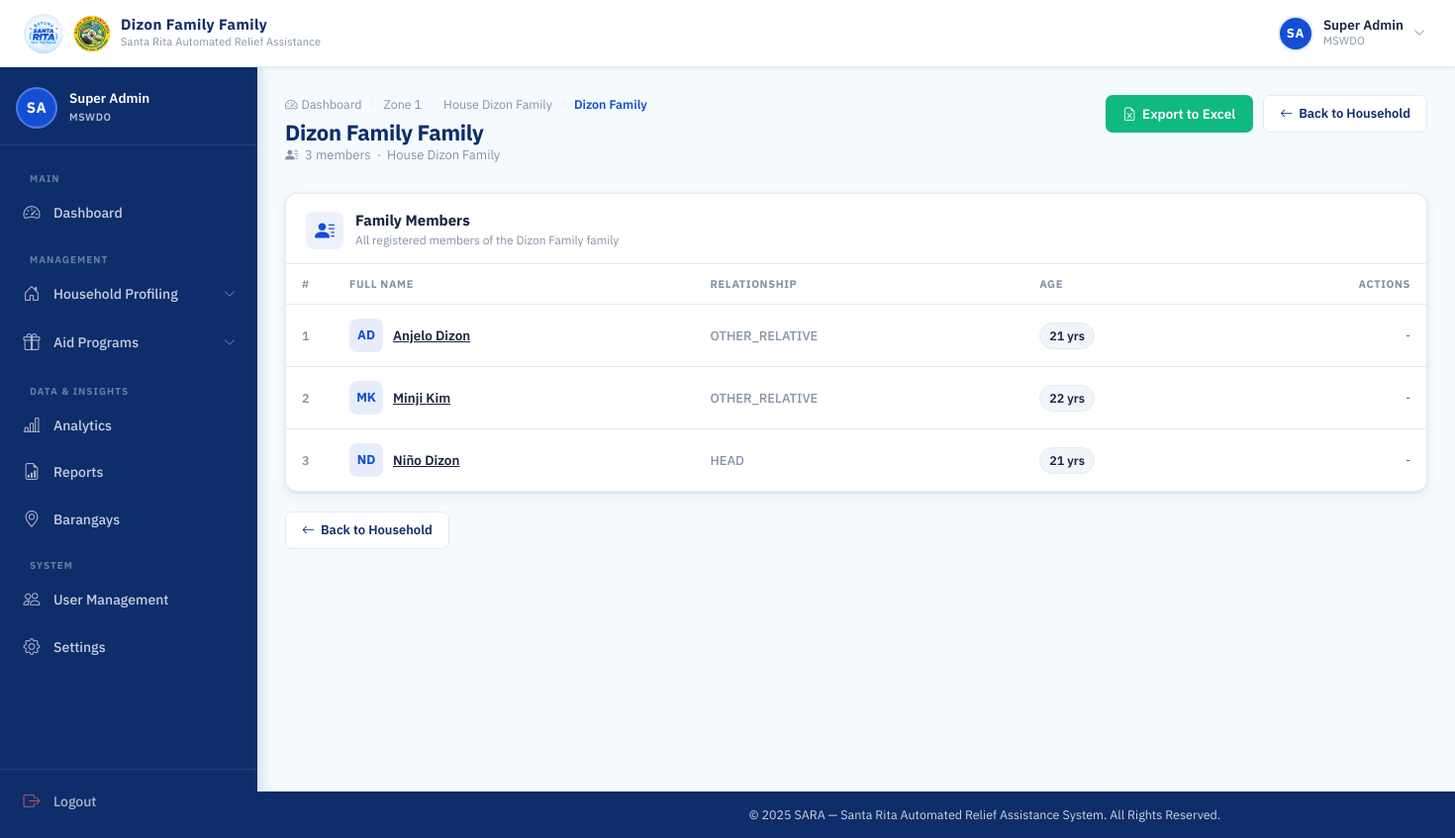
The app's page /barangay/families/90/ (signed in), older data.
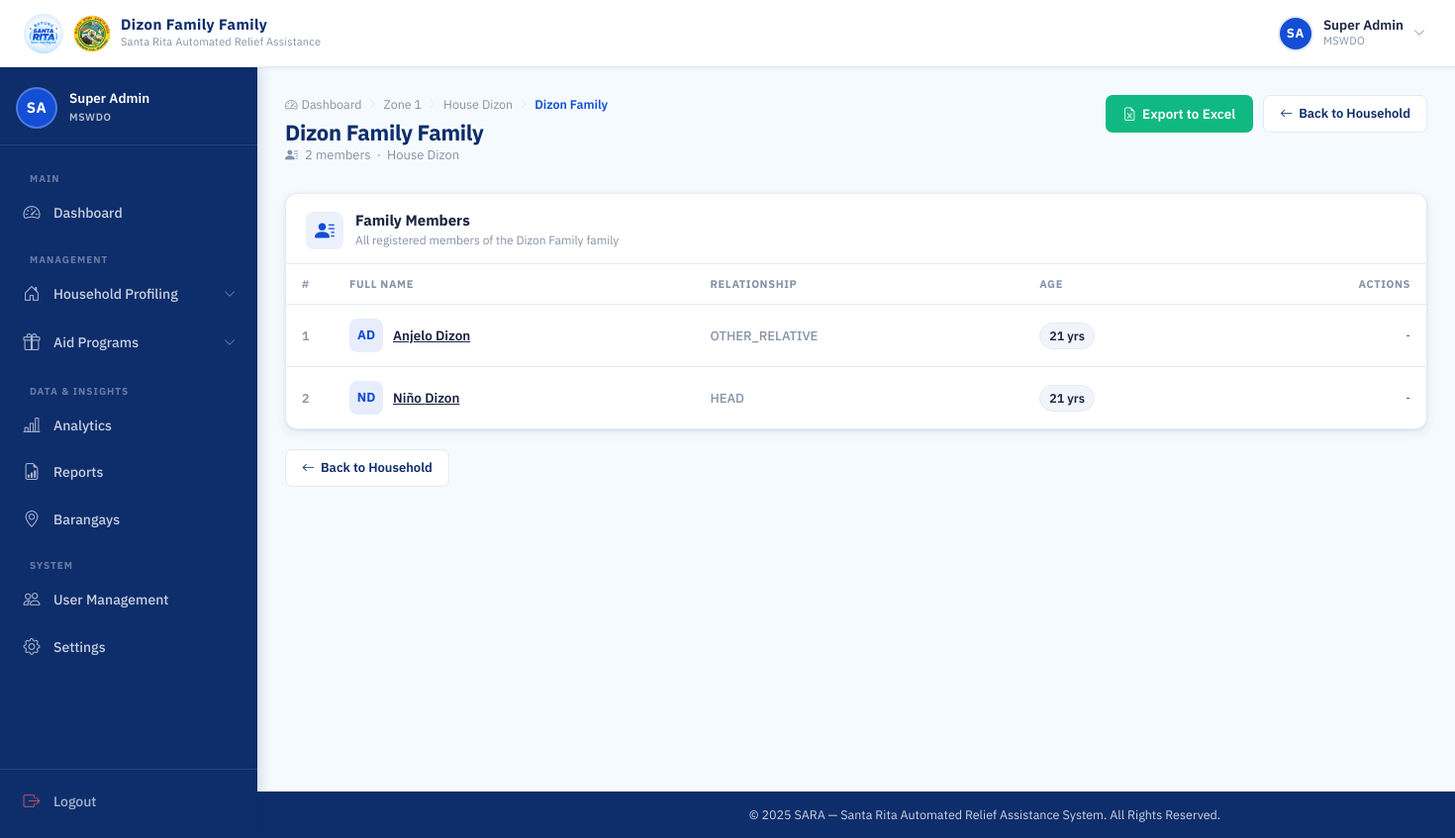
The same page, newer data.
### households/models.py (models this page shows, shortened)
class Family(models.Model):
    household = models.ForeignKey(Household, on_delete=models.CASCADE, related_name='families')
    family_name = models.CharField(max_length=100)
    rfid_uid = models.CharField(
        max_length=50,
        unique=True,
        null=True,
        blank=True
    )
    is_active = models.BooleanField(default=True)
    is_archived = models.BooleanField(default=False)
    archived_at = models.DateTimeField(null=True, blank=True)
    archived_by = models.ForeignKey(settings.AUTH_USER_MODEL, on_delete=models.SET_NULL, null=True, blank=True, related_name='+')

class Household(models.Model):
    barangay = models.ForeignKey(Barangay, on_delete=models.CASCADE, related_name='households')
    zone = models.ForeignKey(Zone, on_delete=models.CASCADE, related_name='households')
    LAND_USE_CHOICES = (
        ('RESIDENTIAL', 'Residential'),
        ('AGRICULTURAL', 'Agricultural'),
        ('COMMERCIAL', 'Commercial'),
        ('INDUSTRIAL', 'Industrial'),
        ('INSTITUTIONAL', 'Institutional'),
        ('FISHING', 'Fishing'),
    )
    HAZARD_CHOICES = (
        ('NONE', 'No Hazard'),
        ('FLOOD', 'Flood'),
        ('LANDSLIDE', 'Landslide'),
        ('FIRE', 'Fire'),
        ('EARTHQUAKE', 'Earthquake/Fault'),
        ('RIVERBANK_EROSION', 'Riverbank Erosion'),
        ('OTHER', 'Other'),
    )
    house_number = models.CharField(max_length=50)
    land_use = models.CharField(max_length=20, choices=LAND_USE_CHOICES)
    hazard_exposure = models.CharField(max_length=20, choices=HAZARD_CHOICES)
    flood_depth = models.CharField(max_length=50, blank=True)
    flood_frequency = models.CharField(max_length=50, blank=True)
    hazard_other_description = models.CharField(max_length=255, blank=True)
    accessibility = models.CharField(max_length=255, blank=True)
    location_notes = models.CharField(max_length=255, blank=True)
    latitude = models.DecimalField(max_digits=9, decimal_places=6, null=True, blank=True)
    longitude = models.DecimalField(max_digits=9, decimal_places=6, null=True, blank=True)

class FamilyMember(models.Model):
    family = models.ForeignKey(
        Family,
        on_delete=models.CASCADE,
        related_name='members'
    )
    first_name = models.CharField(max_length=100)
    middle_name = models.CharField(max_length=100, blank=True, null=True)
    last_name = models.CharField(max_length=100)
    suffix = models.CharField(max_length=20, blank=True, null=True)
    relationship = models.CharField(max_length=20, choices=RELATIONSHIP_CHOICES)
    birthdate = models.DateField(null=True, blank=True)
    birthplace = models.CharField(max_length=150, blank=True, null=True)
    sex = models.CharField(max_length=1, choices=SEX_CHOICES, blank=True, null=True)
    civil_status = models.CharField(max_length=50, choices=CIVIL_STATUS_CHOICES, blank=True, null=True)
    government_id_type = models.CharField(
        max_length=20, choices=GOVERNMENT_ID_CHOICES,
        blank=True, default='PHILSYS'
    )
    government_id_number = models.CharField(max_length=50, blank=True, null=True)
    religion = models.CharField(max_length=100, blank=True, null=True)
    citizenship = models.CharField(max_length=50, default='Filipino', blank=True, null=True)
    occupation = models.CharField(max_length=150, blank=True, null=True)
    contact_number = models.CharField(
        max_length=13,
        blank=True,
        null=True,
        validators=[
            RegexValidator(
                regex=r'^(09|\+639)\d{9}$',
                message="Phone number must be entered in the format: '09XXXXXXXXX' or '+639XXXXXXXXX'."
            )
        ]
    )
    email = models.EmailField(blank=True, null=True)
    monthly_income = models.DecimalField(max_digits=10, decimal_places=2, default=0)
    educational_attainment = models.CharField(max_length=50, choices=EDUCATIONAL_ATTAINMENT_CHOICES, blank=True, null=True)
    education_status = models.CharField(max_length=50, choices=EDUCATION_STATUS_CHOICES, blank=True, null=True)
    is_pwd = models.BooleanField(default=False)
    is_solo_parent = models.BooleanField(default=False)
    is_senior_citizen = models.BooleanField(default=False)
    is_indigenous = models.BooleanField(default=False)
    is_out_of_school_youth = models.BooleanField(default=False)
    is_out_of_school_children = models.BooleanField(default=False)
    profile_image = models.ImageField(upload_to=resident_profile_image_path, blank=True, null=True)
    @property
    def age(self):
        if self.birthdate:
            today = datetime.date.today()
            return today.year - self.birthdate.year - ((today.month, today.day) < (self.birthdate.month, self.birthdate.day))
        return None

class Zone(models.Model):
    barangay = models.ForeignKey(Barangay, on_delete=models.CASCADE, related_name='zones')
    name = models.CharField(max_length=50)

### households/views.py (the view)
# urls.py: path('barangay/families/<int:family_id>/', views.family_detail, name='family_detail'),
@login_required
@session_protected
def family_detail(request, family_id):
    if request.user.role not in ('BARANGAY', 'MSWDO', 'MSWDO_STAFF'):
        return HttpResponseForbidden("Access Denied")
    if request.user.role == 'BARANGAY':
        family = get_object_or_404(
            Family.objects.select_related(
                'household', 'household__zone', 'household__barangay'
            ),
            id=family_id,
            household__barangay=request.user.barangay
        )
    else:
        family = get_object_or_404(
            Family.objects.select_related(
                'household', 'household__zone', 'household__barangay'
            ),
            id=family_id
        )
    members = family.members.all().order_by('first_name', 'last_name')
    return render(request, 'households/family_detail.html', {
        'family': family,
        'members': members
    })

### accounts/context_processors.py (called while the page is built)
def auth_required(request):
    return {
        'requires_auth': request.user.is_authenticated
    }

### households/templates/households/family_detail.html (shortened to what the changed rows need)
{% extends 'base.html' %}
{% load static %}
{% block navbar_title %}{{ family.family_name }} Family{% endblock %}
{% block css %}
<link rel="stylesheet" href="{% static 'css/mswdo_dashboard.css' %}">
<link rel="stylesheet" href="{% static 'css/barangay_accounts.css' %}">
<link rel="stylesheet" href="{% static 'css/barangay_list.css' %}">
<link rel="stylesheet" href="{% static 'css/households.css' %}">
<link rel="stylesheet" href="{% static 'css/scan_rfid.css' %}">
{% endblock %}
{% block content %}
<div class="dash-page-header">
  <div>
    <div class="page-breadcrumb">
      <a href="{% if user.role == 'MSWDO_STAFF' %}{% url 'staff_dashboard' %}{% elif user.role == 'MSWDO' %}{% url 'mswdo_dashboard' %}{% else %}{% url 'barangay_dashboard' %}{% endif %}" class="breadcrumb-link">
        <i class="bi bi-speedometer2"></i> Dashboard
      </a>
      <i class="bi bi-chevron-right breadcrumb-sep"></i>
      <a href="{% if user.role == 'BARANGAY' %}{% url 'zone_detail' family.household.zone.id %}{% else %}{% url 'zone_households' family.household.zone.id %}{% endif %}" class="breadcrumb-link">{{ family.household.zone.name }}</a>
      <i class="bi bi-chevron-right breadcrumb-sep"></i>
      <a href="{% if user.role == 'BARANGAY' %}{% url 'household_detail' family.household.id %}{% else %}{% url 'household_info' family.household.id %}{% endif %}" class="breadcrumb-link">House {{ family.household.house_number }}</a>
      <i class="bi bi-chevron-right breadcrumb-sep"></i>
      <span class="breadcrumb-current">{{ family.family_name }}</span>
    </div>
    <div class="d-flex align-items-center gap-2">
      <h1 class="dash-page-title mb-0">
        {{ family.family_name }} Family
      </h1>
    </div>
    <p class="dash-page-sub">
      <i class="bi bi-person-lines-fill me-1"></i>
      {{ members|length }} member{{ members|length|pluralize }}
      &nbsp;·&nbsp; House {{ family.household.house_number }}
    </p>
  </div>
</div>
<div class="dash-panel">
  <div class="dash-panel__header">
    <div class="dash-panel__header-left">
      <div>
        <h2 class="dash-panel__title">Family Members</h2>
        <p class="dash-panel__sub">All registered members of the {{ family.family_name }} family</p>
      </div>
    </div>
  </div>
  <div class="dash-panel__body p-0">
    <div class="table-responsive">
      <table class="acct-table">
        <thead>
          <tr>
            <th class="acct-th">#</th>
            <th class="acct-th">Full Name</th>
            <th class="acct-th">Relationship</th>
            <th class="acct-th">Age</th>
            <th class="acct-th acct-th--actions">Actions</th>
          </tr>
        </thead>
        <tbody>
          {% for member in members %}
          <tr class="acct-row">
            <td class="acct-td acct-td--num">{{ forloop.counter }}</td>
            <td class="acct-td">
              <div class="acct-barangay-cell">
                <div class="acct-avatar">
                  {% if member.profile_image %}
                  <img src="{{ member.profile_image.url }}" alt="Photo"
                    style="width: 100%; height: 100%; object-fit: cover; border-radius: 50%;">
                  {% else %}
                  {{ member.first_name|first|upper }}{{ member.last_name|first|upper }}
                  {% endif %}
                </div>
                <a href="#" class="hh-family-link member-detail-trigger" data-member-id="{{ member.id }}"
                  style="text-decoration: none; color: inherit;"><span class="acct-barangay-name"
                    style="cursor: pointer; text-decoration: underline;">{{ member.first_name }} {{ member.last_name }}</span></a>
              </div>
            </td>
            <td class="acct-td">
              <span class="hh-relationship">{{ member.relationship }}</span>
            </td>
            <td class="acct-td">
              <span class="hh-age-badge">{{ member.age }} yrs</span>
            </td>
            <td class="acct-td acct-td--actions">
              <div class="acct-actions">
                {% if user.role == 'BARANGAY' %}
                  {% if family.is_archived %}
                  <span class="d-inline-block" tabindex="0" data-bs-toggle="tooltip" title="Unarchive this family to edit members">
                    <button class="acct-btn acct-btn--edit" style="opacity: 0.5; cursor: not-allowed;" disabled>
                      <i class="bi bi-pencil"></i><span>Edit</span>
                    </button>
                  </span>
                  <span class="d-inline-block" tabindex="0" data-bs-toggle="tooltip" title="Unarchive this family to remove members">
                    <button type="button" class="acct-btn acct-btn--delete" style="opacity: 0.5; cursor: not-allowed;" disabled>
                      <i class="bi bi-trash"></i><span>Remove</span>
                    </button>
                  </span>
                  {% else %}
                  <a href="{% url 'edit_family_member' member.id %}" class="acct-btn acct-btn--edit">
                    <i class="bi bi-pencil"></i><span>Edit</span>
                  </a>
                  <button type="button" class="acct-btn acct-btn--delete member-remove-trigger"
                          data-member-id="{{ member.id }}"
                          data-member-name="{{ member.first_name }} {{ member.last_name }}">
                    <i class="bi bi-trash"></i><span>Remove</span>
                  </button>
                  {% endif %}
                {% else %}
                <span class="text-muted small">-</span>
                {% endif %}
              </div>
            </td>
          </tr>
          {% endfor %}
        </tbody>
      </table>
    </div>
  </div>
</div>
{% endblock %}

Row changes from the older to the newer data that the page shows:
removed FamilyMember: first_name|first "M", last_name|first "K", first_name "Minji", last_name "Kim", relationship "OTHER_RELATIVE", age "22"
changed through a linked row, Family "Dizon Family": household.house_number "Dizon Family" → "Dizon"
Text that changed along with them:
{{ members|length }}: "3" → "2"
